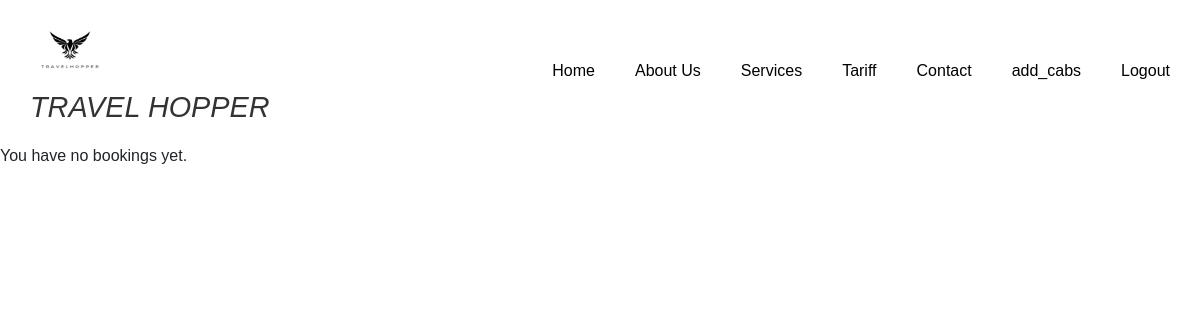
Before: /view_bookings/ (signed in) with the older database file.
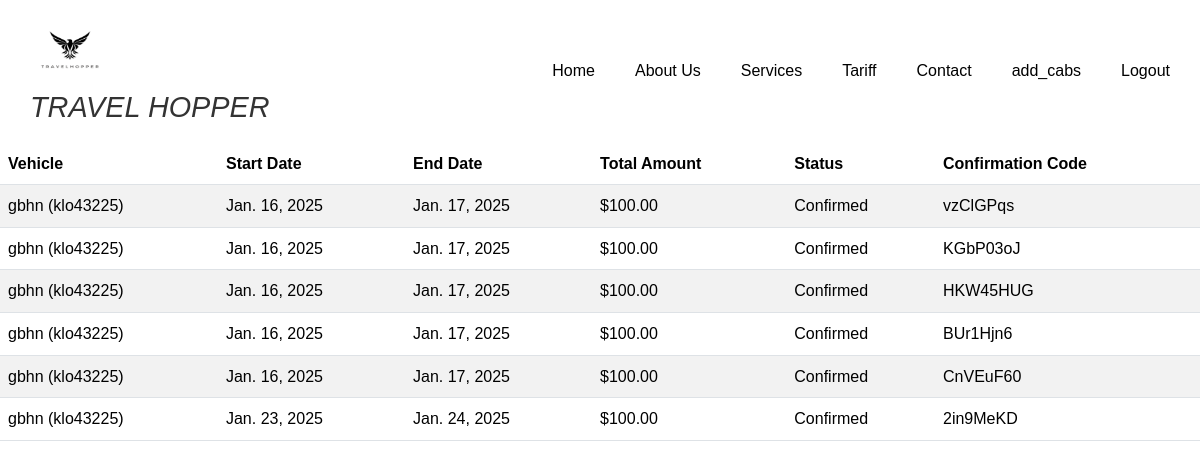
After: the same page with the newer database file.
### app/models.py (models this page shows, shortened)
class Booking(models.Model):
    user = models.ForeignKey(User, on_delete=models.CASCADE)
    vehicle = models.ForeignKey(Cab, on_delete=models.CASCADE)
    start_date = models.DateField()
    end_date = models.DateField()
    confirmation_code = models.CharField(max_length=10, unique=True)
    total_amount = models.DecimalField(max_digits=10, decimal_places=2)
    status = models.CharField(max_length=50, default='Pending')

class Cab(models.Model):
    pid=models.TextField()
    number_plate = models.CharField(max_length=15, unique=True)
    model = models.CharField(max_length=50)
    driver_name = models.CharField(max_length=100)
    available = models.IntegerField()
    price=models.IntegerField()
    img = models.FileField()
    def __str__(self):
        return f'{self.model} ({self.number_plate})'

### app/views.py (the view)
# urls.py: path('view_bookings/', views.view_bookings),
@staff_member_required  # Ensure only admin users (staff) can access this view
def view_bookings(request):
    bookings = Booking.objects.all()  # All bookings, regardless of user
    return render(request, 'admin/view_bookings.html', {'bookings': bookings})

### templates/admin/view_bookings.html (shortened to what this page needs)
<!DOCTYPE html>
<html lang="en">
<head>
    {% load static %}
    <link href="https://cdn.jsdelivr.net/npm/bootstrap@5.3.3/dist/css/bootstrap.min.css" rel="stylesheet">
</head>
<body>
    <header>
        <div class="main-header">
            <div class="logo">
                <img src="{% static '/images/Untitled design.png' %}" alt="logo">
                <h1>TRAVEL HOPPER</h1>
            </div>
            <nav>
                <ul>
                    <li><a href="/">Home</a></li>
                    <li><a href="../about">About Us</a></li>
                    <li><a href="../services">Services</a></li>
                    <li><a href="../tariff">Tariff</a></li>
                    <li><a href="../contact">Contact</a></li>
                    <li><a href="../add_cab">add_cabs</a></li>
                    <li><a href="logout">Logout</a></li>
                </ul>
            </nav>
        </div>
    </header>
    {% if bookings %}
    <table class="table table-striped">
        <thead>
            <tr>
                <th>Vehicle</th>
                <th>Start Date</th>
                <th>End Date</th>
                <th>Total Amount</th>
                <th>Status</th>
                <th>Confirmation Code</th>
            </tr>
        </thead>
        <tbody>
            {% for booking in bookings %}
                <tr>
                    <td>{{ booking.vehicle }}</td>
                    <td>{{ booking.start_date }}</td>
                    <td>{{ booking.end_date }}</td>
                    <td>${{ booking.total_amount }}</td>
                    <td>{{ booking.status }}</td>
                    <td>{{ booking.confirmation_code }}</td>
                </tr>
            {% endfor %}
        </tbody>
    </table>
{% else %}
    <p>You have no bookings yet.</p>
{% endif %}
</body>
</html>

### templates/admin/view_bookings.html (style rules this page uses)
body { font-family: Arial, sans-serif; margin: 0; padding: 0; line-height: 1.6; }
header { background: white; padding: 10px 20px; }
header .main-header { display: flex; align-items: center; justify-content: space-between; }
header .main-header img { width: 100px; height: 80px; }
header h1 { margin-left: 10px; font-size: 1.8rem; color: #333; font-style: italic; }
nav ul { display: flex; list-style: none; padding: 0; margin: 0; }
nav ul li { margin-left: 20px; }
nav ul li a { color: black; text-decoration: none; font-size: 1rem; padding: 5px 10px; }

Changed rows visible on the page:
added Booking: vehicle "gbhn (klo43225)", start_date "Jan. 16, 2025", end_date "Jan. 17, 2025", total_amount "100.00", status "Confirmed", confirmation_code "vzClGPqs"
added Booking: vehicle "gbhn (klo43225)", start_date "Jan. 16, 2025", end_date "Jan. 17, 2025", total_amount "100.00", status "Confirmed", confirmation_code "KGbP03oJ"
added Booking: vehicle "gbhn (klo43225)", start_date "Jan. 16, 2025", end_date "Jan. 17, 2025", total_amount "100.00", status "Confirmed", confirmation_code "HKW45HUG"
added Booking: vehicle "gbhn (klo43225)", start_date "Jan. 16, 2025", end_date "Jan. 17, 2025", total_amount "100.00", status "Confirmed", confirmation_code "BUr1Hjn6"
added Booking: vehicle "gbhn (klo43225)", start_date "Jan. 16, 2025", end_date "Jan. 17, 2025", total_amount "100.00", status "Confirmed", confirmation_code "CnVEuF60"
added Booking: vehicle "gbhn (klo43225)", start_date "Jan. 23, 2025", end_date "Jan. 24, 2025", total_amount "100.00", status "Confirmed", confirmation_code "2in9MeKD"
Other visible differences:
text no longer shown: "You have no bookings yet."
text now shown: "Vehicle Start Date End Date Total Amount Status Confirmation Code"
